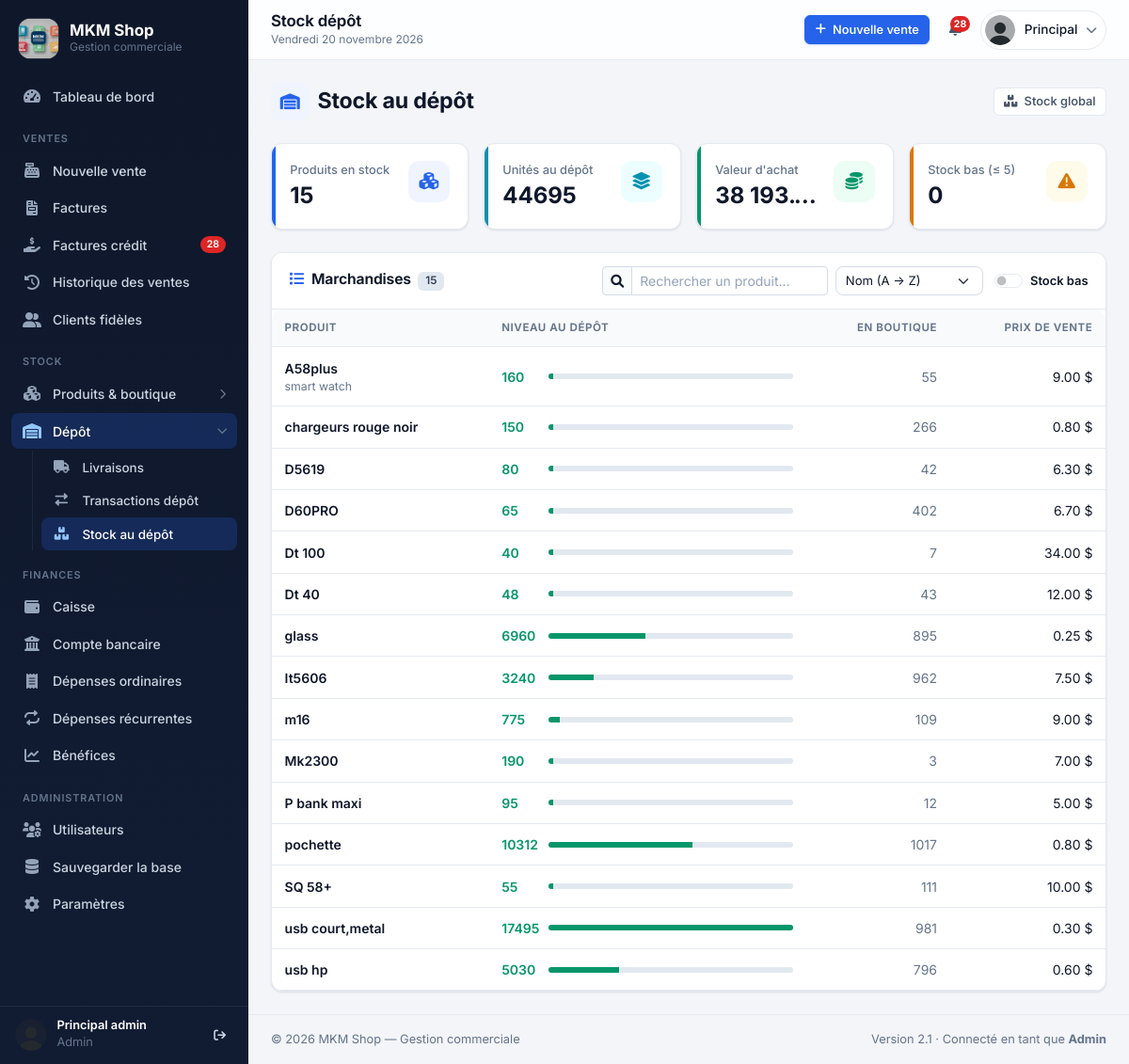
/stock_depot (signed in), run on an earlier commit of the app's database.
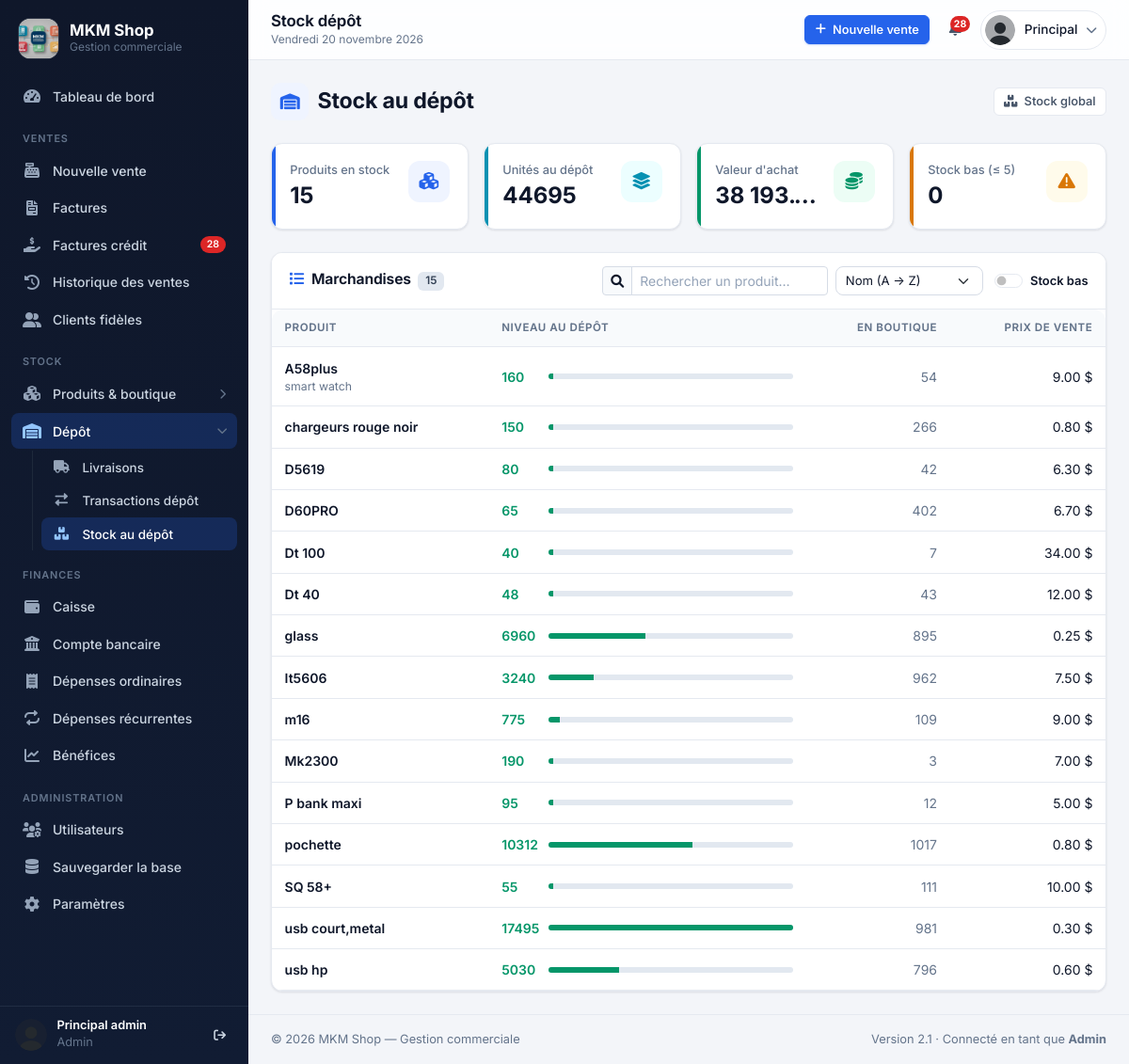
And on a later commit of the database.
### app/models.py (models this page shows, shortened)
class Produits(db.Model):
    __tablename__ = 'produits'
    id = db.Column(db.Integer, primary_key=True)
    nom = db.Column(db.String(100), nullable=False)
    description = db.Column(db.String(200))
    prix = db.Column(db.Float, nullable=False)
    prix_achat = db.Column(db.Float, nullable=False)
    quantite = db.Column(db.Integer, nullable=False)
    quantite_depot = db.Column(db.Integer, default=0)
    en_route = db.Column(db.Integer, default=0)

### app/routes.py (the view)
@bp.route('/stock_depot')
@login_required
@permission_required('voir_stock_depot')
def stock_depot():
    produits = Produits.query.filter(Produits.quantite_depot > 0).all()
    return render_template('stock_depot.html', produits=produits)

### app/models.py (called while the page is built)
    def is_admin(self):
        return self.role == 'admin'

    def has_permission(self, permission):
        if self.is_admin():
            return True
        if not self.permissions:
            return False
        if permission in self.permissions:
            return True
        return any(alias in self.permissions for alias in self.PERMISSION_ALIASES.get(permission, ()))

### app/routes.py (called while the page is built)
def peut_voir_couts(user):
    return bool(user and user.is_authenticated and user.has_permission('voir_benefice'))

def permission_required(permission):
    def decorator(f):
        @wraps(f)
        def decorated_function(*args, **kwargs):
            if not current_user.has_permission(permission):
                flash("Accès refusé. Vous n'avez pas les permissions nécessaires.", 'danger')
                return redirect(url_for('routes.index'))
            return f(*args, **kwargs)
        return decorated_function
    return decorator

@login_manager.user_loader
def load_user(user_id):
    return User.query.get(int(user_id))

### app/templates/stock_depot.html (shortened to what this page needs)
{% extends "layout.html" %}
{% block content %}
    {% set s_titre = "Stock au dépôt" %}
    {% set s_icone = "fa-warehouse" %}
    {% set s_champ, s_autre_champ = "quantite_depot", "quantite" %}
    {% set s_lieu, s_autre_lieu = "au dépôt", "en boutique" %}
    {% include "partials/stock_liste.html" %}
{% endblock %}

### app/templates/partials/stock_liste.html (shortened to what the changed rows need)
{% set seuil = 5 %}
<div class="d-flex flex-wrap justify-content-between align-items-center gap-2 mb-4">
    <h2 class="mb-0"><i class="fas {{ s_icone }}"></i> {{ s_titre }}</h2>
</div>
<div class="card">
    {% set max_qte = (produits|map(attribute=s_champ)|max) if produits else 1 %}
    <div class="table-responsive">
        <table class="table table-hover">
            <thead>
                <tr>
                    <th>Produit</th>
                    <th style="width: 38%;">Niveau {{ s_lieu }}</th>
                    <th class="text-end">{{ s_autre_lieu|capitalize }}</th>
                    <th class="text-end">Prix de vente</th>
                </tr>
            </thead>
            <tbody id="corps">
                {% for p in produits|sort(attribute='nom') %}
                {% set q = p[s_champ] or 0 %}
                {% set niveau = 'danger' if q <= 0 else ('warning' if q <= seuil else 'success') %}
                <tr data-nom="{{ p.nom|lower }}" data-qte="{{ q }}" data-bas="{{ 1 if q <= seuil else 0 }}">
                    <td>
                        <div class="fw-semibold">{{ p.nom }}</div>
                        {% if p.description %}<div class="small text-muted text-truncate" style="max-width: 280px;">{{ p.description }}</div>{% endif %}
                    </td>
                    <td>
                        <div class="d-flex align-items-center gap-2">
                            <span class="fw-semibold text-{{ niveau }}" style="min-width: 42px;">{{ q }}</span>
                            <div class="progress flex-grow-1" style="height: 6px;" role="progressbar" aria-valuenow="{{ q }}" aria-valuemin="0" aria-valuemax="{{ max_qte }}">
                                <div class="progress-bar bg-{{ niveau }}" style="width: {{ [((q / max_qte * 100) if max_qte else 0), 2]|max }}%"></div>
                            </div>
                        </div>
                    </td>
                    <td class="text-end text-muted">{{ p[s_autre_champ] or 0 }}</td>
                    <td class="text-end">{{ "%.2f"|format(p.prix or 0) }} $</td>
                </tr>
                {% endfor %}
            </tbody>
        </table>
    </div>
</div>

What changed in the data, as far as the page shows it:
changed Produits "A58plus": quantite "55" → "54"
